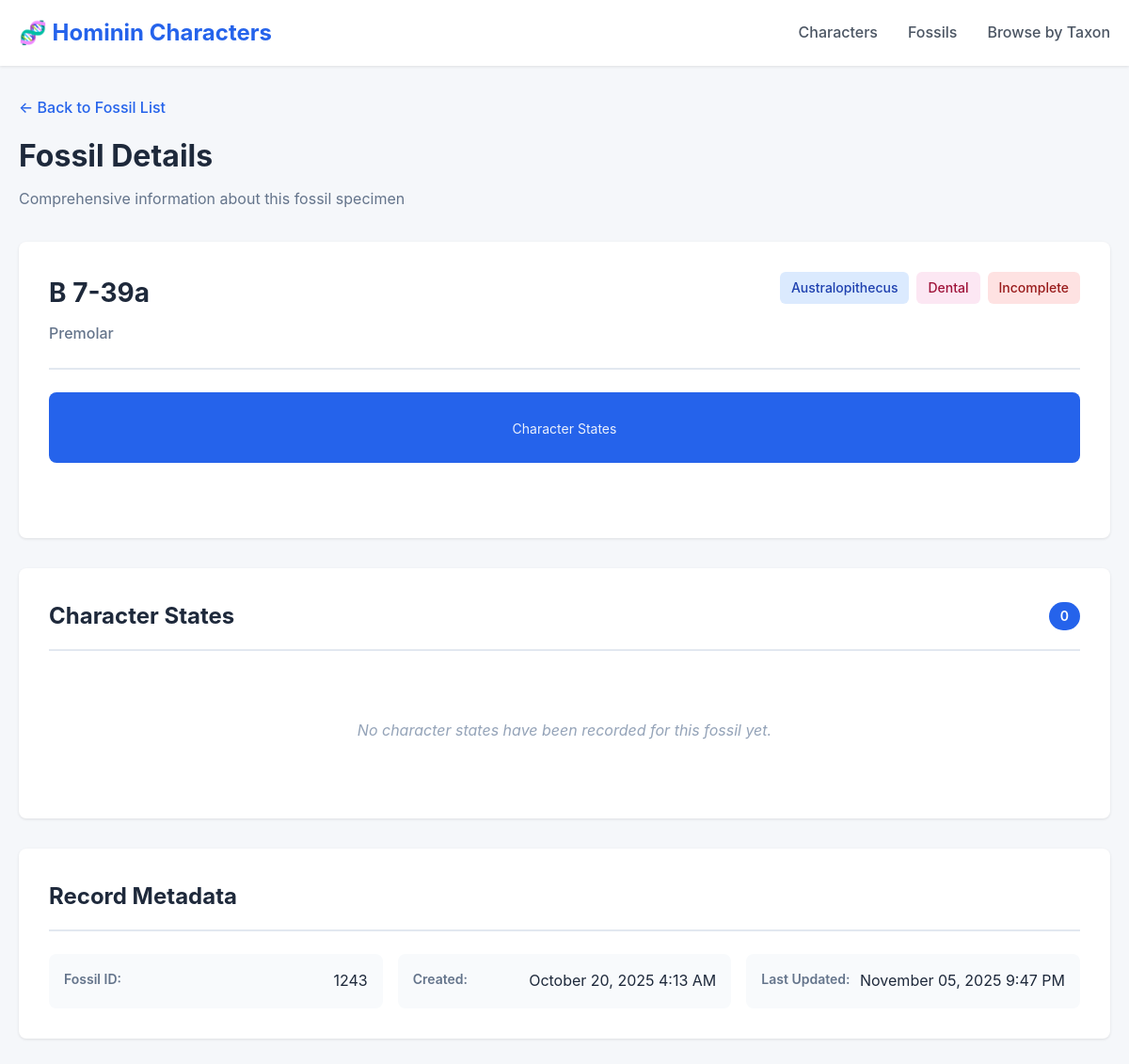
The app's page /fossils/1243/ with its own data.
### hcdb/models.py (models this page shows, shortened)
class Fossil(models.Model):
    fossil_id = models.CharField(max_length=50, unique=True, null=False, blank=True,
                                 help_text="Catalog Number for the fossil specimen")
    age = models.CharField(max_length=5,null=True, blank=True)
    taxon = models.CharField(max_length=100, null=False, blank=True, choices=TAXA_CHOICES,
                             help_text="Taxonomic name of the fossil")
    element_type = models.CharField(max_length=100, null=False, blank=True,
                                    help_text="Type of skeletal element (e.g., femur, cranium, mandible)")
    anatomical_region = models.CharField(max_length=100, null=False, blank=False,
                                         choices=REGIONAL_CHOICES,
                                         help_text="Anatomical region of the fossil")
    uberon_ID = models.CharField(max_length=100, null=True, blank=True)
    short_description = models.TextField(null=True, blank=True)
    long_description = models.TextField(null=True, blank=True)
    notes = models.TextField(null=True, blank=True)
    character_states = models.ManyToManyField(CharacterState,
                                              through='FossilCharacterState',
                                              related_name='fossils',
                                              blank=True,
                                              help_text="Character states associated with this fossil")
    discovery_date = models.DateField(null=True, blank=True)
    location = models.CharField(max_length=200, null=True, blank=True)
    notes = models.TextField(null=True, blank=True)
    created_at = models.DateTimeField(auto_now_add=True)
    updated_at = models.DateTimeField(auto_now=True)
    class Meta:
        ordering = ['fossil_id']
        verbose_name = 'Fossil'
        verbose_name_plural = 'Fossils'

### hcdb/views.py (the view)
# urls.py: path('fossils/<int:pk>/', views.FossilDetailView.as_view(), name='fossil_detail'),
class FossilDetailView(generic.DetailView):
    model = Fossil
    template_name = 'hcdb/fossil_detail.html'
    context_object_name = 'fossil'
    def get_context_data(self, **kwargs):
        context = super().get_context_data(**kwargs)
        fossil = self.get_object()
        context['character_state_assignments'] = fossil.fossil_character_states.select_related(
            'character_state__character', 'publication'
        ).order_by('character_state__character__character', 'publication__year')
        return context

### hcdb/templates/hcdb/fossil_detail.html (shortened to what this page needs)
<!DOCTYPE html>
<html lang="en">
<head>
</head>
<body>
    <nav class="navbar">
        <div class="container">
            <a href="{% url 'hcdb:home' %}" class="navbar-brand">🧬 Hominin Characters</a>
            <div class="navbar-links">
                <a href="{% url 'hcdb:character_list' %}">Characters</a>
                <a href="{% url 'hcdb:fossil_list' %}">Fossils</a>
                <a href="{% url 'hcdb:browse_by_taxon' %}">Browse by Taxon</a>
            </div>
        </div>
    </nav>
    <div class="container">
        <a href="{% url 'hcdb:fossil_list' %}" class="back-link">← Back to Fossil List</a>
        <div class="page-header">
            <h1 class="page-title">Fossil Details</h1>
            <p class="page-subtitle">Comprehensive information about this fossil specimen</p>
        </div>
        <div class="fossil-overview">
            <div class="overview-header">
                <div class="fossil-title">
                    <div class="fossil-name-large">{{ fossil.fossil_id }}</div>
                    {% if fossil.element_type %}
                        <div class="fossil-element-large">{{ fossil.element_type }}</div>
                    {% endif %}
                </div>
                <div class="fossil-badges">
                    {% if fossil.taxon %}
                        <span class="badge badge-taxon">{{ fossil.get_taxon_display }}</span>
                    {% endif %}
                    {% if fossil.anatomical_region %}
                        <span class="badge badge-region">{{ fossil.get_anatomical_region_display }}</span>
                    {% endif %}
                    {% if fossil.is_complete %}
                        <span class="badge badge-complete">Complete</span>
                    {% else %}
                        <span class="badge badge-incomplete">Incomplete</span>
                    {% endif %}
                </div>
            </div>
            <div class="stats-grid">
                <div class="stat-box">
                    <div class="stat-label">Character States</div>
                </div>
            </div>
        </div>
        <div class="section">
            <div class="section-header">
                <h2 class="section-title">Character States</h2>
                <span class="section-count">{{ character_state_assignments|length }}</span>
            </div>
            {% if character_state_assignments %}
                <div class="table-wrap">
                <table class="data-table">
                    <thead><tr><th>Character</th><th>State</th><th>Source</th><th>Confidence</th><th>Notes</th></tr></thead>
                    <tbody>
                        {% for a in character_state_assignments %}
                            <tr>
                                <td><a href="{% url 'hcdb:character_detail' a.character_state.character.pk %}">{{ a.character_state.character.character }}</a></td>
                                <td>{{ a.character_state.state_code }}: {{ a.character_state.state_name }}</td>
                                <td>{% if a.publication %}<a href="{% url 'hcdb:publication_detail' a.publication.pk %}">{{ a.publication }}</a>{% if a.page %} <span class="chip-meta">{{ a.page }}</span>{% endif %}{% else %}<span class="muted">Database observation</span>{% endif %}</td>
                                <td>{{ a.get_confidence_display|default:"—" }}</td>
                                <td>{{ a.notes|default:"" }}</td>
                            </tr>
                        {% endfor %}
                    </tbody>
                </table>
                </div>
            {% else %}
                <div class="no-data">
                    No character states have been recorded for this fossil yet.
                </div>
            {% endif %}
        </div>
        <div class="section">
            <div class="section-header">
                <h2 class="section-title">Record Metadata</h2>
            </div>
            <div class="metadata">
                <div class="metadata-item">
                    <span class="metadata-label">Fossil ID:</span>
                    <span class="metadata-value">{{ fossil.id }}</span>
                </div>
                <div class="metadata-item">
                    <span class="metadata-label">Created:</span>
                    <span class="metadata-value">{{ fossil.created_at|date:"F d, Y g:i A" }}</span>
                </div>
                <div class="metadata-item">
                    <span class="metadata-label">Last Updated:</span>
                    <span class="metadata-value">{{ fossil.updated_at|date:"F d, Y g:i A" }}</span>
                </div>
            </div>
        </div>
    </div>
</body>
</html>

### hcdb/templates/hcdb/fossil_detail.html (style rules this page uses)
* { margin: 0; padding: 0; box-sizing: border-box; }
body { font-family: -apple-system, BlinkMacSystemFont, 'Segoe UI', Roboto, Oxygen, Ubuntu, Cantarell, sans-serif; background-color: #f5f7fa; color: #2d3748; line-height: 1.6; }
.navbar { background: white; box-shadow: 0 1px 3px rgba(0,0,0,0.1); padding: 1rem 0; position: sticky; top: 0; z-index: 100; }
.navbar .container { max-width: 1400px; margin: 0 auto; padding: 0 20px; display: flex; justify-content: space-between; align-items: center; }
.navbar-brand { font-size: 1.5rem; font-weight: 700; color: #2563eb; text-decoration: none; }
.navbar-links { display: flex; gap: 2rem; align-items: center; }
.navbar-links a { color: #4b5563; text-decoration: none; font-weight: 500; transition: color 0.2s; }
.container { max-width: 1400px; margin: 0 auto; padding: 2rem 20px; }
.page-header { margin-bottom: 2rem; }
.page-title { font-size: 2rem; font-weight: 700; color: #1e293b; margin-bottom: 0.5rem; }
.page-subtitle { color: #64748b; font-size: 1rem; }
.back-link { display: inline-flex; align-items: center; color: #2563eb; text-decoration: none; font-weight: 500; margin-bottom: 1rem; transition: color 0.2s; }
.fossil-overview { background: white; padding: 2rem; border-radius: 8px; box-shadow: 0 1px 3px rgba(0,0,0,0.1); margin-bottom: 2rem; }
.overview-header { display: flex; justify-content: space-between; align-items: start; margin-bottom: 1.5rem; padding-bottom: 1.5rem; border-bottom: 2px solid #e2e8f0; flex-wrap: wrap; gap: 1rem; }
.fossil-title { flex: 1; min-width: 300px; }
.fossil-name-large { font-size: 1.75rem; font-weight: 700; color: #1e293b; margin-bottom: 0.5rem; }
.fossil-element-large { font-size: 1rem; color: #64748b; font-weight: 500; }
.fossil-badges { display: flex; gap: 0.5rem; flex-wrap: wrap; }
.badge { padding: 0.375rem 0.75rem; border-radius: 0.375rem; font-size: 0.875rem; font-weight: 500; }
.badge-taxon { background: #dbeafe; color: #1e40af; }
.badge-region { background: #fce7f3; color: #9f1239; }
.badge-incomplete { background: #fee2e2; color: #991b1b; }
.section { background: white; padding: 2rem; border-radius: 8px; box-shadow: 0 1px 3px rgba(0,0,0,0.1); margin-bottom: 2rem; }
.section-header { display: flex; justify-content: space-between; align-items: center; margin-bottom: 1.5rem; padding-bottom: 1rem; border-bottom: 2px solid #e2e8f0; }
.section-title { font-size: 1.5rem; color: #1e293b; font-weight: 700; }
.section-count { background: #2563eb; color: white; padding: 0.25rem 0.75rem; border-radius: 9999px; font-weight: 600; font-size: 0.875rem; }
.stats-grid { display: grid; grid-template-columns: repeat(auto-fit, minmax(200px, 1fr)); gap: 1rem; margin-bottom: 1.5rem; }
.stat-box { background: #2563eb; color: white; padding: 1.5rem; border-radius: 0.5rem; text-align: center; }
.stat-label { font-size: 0.875rem; opacity: 0.9; }
.no-data { text-align: center; padding: 3rem; color: #94a3b8; font-style: italic; }
.metadata { display: grid; grid-template-columns: repeat(auto-fit, minmax(250px, 1fr)); gap: 1rem; }
.metadata-item { display: flex; justify-content: space-between; padding: 1rem; background: #f8fafc; border-radius: 0.5rem; }
.metadata-label { font-weight: 600; color: #64748b; font-size: 0.875rem; }
.metadata-value { color: #1e293b; }

### hcdb/templates/hcdb/_links_css.html (style rules this page uses)
.back-link { display: inline-block; margin-bottom: 12px; color: #2563eb; text-decoration: none; }

### records on screen
Fossil: fossil_id "B 7-39a", element_type "Premolar", taxon "Australopithecus", anatomical_region "Dental", id "1243", created_at "October 20, 2025 4:13 AM", updated_at "November 05, 2025 9:47 PM"

### other values on screen
{{ character_state_assignments|length }} "0"
